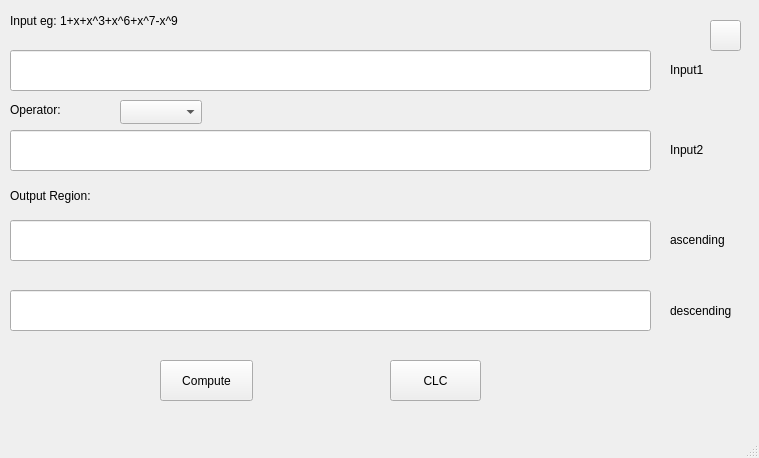
<?xml version="1.0" encoding="UTF-8"?>
<ui version="4.0">
 <class>Sub_Window</class>
 <widget class="QMainWindow" name="Sub_Window">
  <property name="geometry">
   <rect>
    <x>0</x>
    <y>0</y>
    <width>759</width>
    <height>458</height>
   </rect>
  </property>
  <property name="windowTitle">
   <string>MainWindow</string>
  </property>
  <widget class="QWidget" name="centralwidget">
   <widget class="QLabel" name="label_3">
    <property name="geometry">
     <rect>
      <x>670</x>
      <y>140</y>
      <width>69</width>
      <height>19</height>
     </rect>
    </property>
    <property name="text">
     <string>Input2</string>
    </property>
   </widget>
   <widget class="QLabel" name="label_2">
    <property name="geometry">
     <rect>
      <x>670</x>
      <y>60</y>
      <width>69</width>
      <height>19</height>
     </rect>
    </property>
    <property name="text">
     <string>Input1</string>
    </property>
   </widget>
   <widget class="QLabel" name="label_6">
    <property name="geometry">
     <rect>
      <x>670</x>
      <y>300</y>
      <width>91</width>
      <height>21</height>
     </rect>
    </property>
    <property name="text">
     <string>descending</string>
    </property>
   </widget>
   <widget class="QLabel" name="label">
    <property name="geometry">
     <rect>
      <x>10</x>
      <y>10</y>
      <width>291</width>
      <height>21</height>
     </rect>
    </property>
    <property name="text">
     <string>Input eg: 1+x+x^3+x^6+x^7-x^9</string>
    </property>
   </widget>
   <widget class="QLabel" name="label_5">
    <property name="geometry">
     <rect>
      <x>670</x>
      <y>230</y>
      <width>81</width>
      <height>20</height>
     </rect>
    </property>
    <property name="text">
     <string>ascending</string>
    </property>
   </widget>
   <widget class="QLabel" name="label_4">
    <property name="geometry">
     <rect>
      <x>10</x>
      <y>100</y>
      <width>121</width>
      <height>19</height>
     </rect>
    </property>
    <property name="text">
     <string>Operator:</string>
    </property>
   </widget>
   <widget class="QComboBox" name="Operator_Choosen">
    <property name="geometry">
     <rect>
      <x>120</x>
      <y>100</y>
      <width>82</width>
      <height>24</height>
     </rect>
    </property>
    <item>
     <property name="text">
      <string/>
     </property>
    </item>
    <item>
     <property name="text">
      <string>+</string>
     </property>
    </item>
    <item>
     <property name="text">
      <string>-</string>
     </property>
    </item>
    <item>
     <property name="text">
      <string>*</string>
     </property>
    </item>
   </widget>
   <widget class="QPushButton" name="CLC_Button">
    <property name="geometry">
     <rect>
      <x>390</x>
      <y>360</y>
      <width>91</width>
      <height>41</height>
     </rect>
    </property>
    <property name="styleSheet">
     <string notr="true">
</string>
    </property>
    <property name="text">
     <string>CLC</string>
    </property>
   </widget>
   <widget class="QLabel" name="label_7">
    <property name="geometry">
     <rect>
      <x>10</x>
      <y>180</y>
      <width>761</width>
      <height>31</height>
     </rect>
    </property>
    <property name="text">
     <string>Output Region:</string>
    </property>
   </widget>
   <widget class="QPushButton" name="Compute_Button">
    <property name="geometry">
     <rect>
      <x>160</x>
      <y>360</y>
      <width>93</width>
      <height>41</height>
     </rect>
    </property>
    <property name="styleSheet">
     <string notr="true">
</string>
    </property>
    <property name="text">
     <string>Compute</string>
    </property>
   </widget>
   <widget class="QLineEdit" name="InputText_1">
    <property name="geometry">
     <rect>
      <x>10</x>
      <y>50</y>
      <width>641</width>
      <height>41</height>
     </rect>
    </property>
    <property name="font">
     <font>
      <pointsize>15</pointsize>
     </font>
    </property>
    <property name="text">
     <string/>
    </property>
   </widget>
   <widget class="QLineEdit" name="InputText_2">
    <property name="geometry">
     <rect>
      <x>10</x>
      <y>130</y>
      <width>641</width>
      <height>41</height>
     </rect>
    </property>
    <property name="font">
     <font>
      <pointsize>15</pointsize>
     </font>
    </property>
   </widget>
   <widget class="QLineEdit" name="OutputText_1">
    <property name="geometry">
     <rect>
      <x>10</x>
      <y>220</y>
      <width>641</width>
      <height>41</height>
     </rect>
    </property>
    <property name="font">
     <font>
      <pointsize>15</pointsize>
     </font>
    </property>
   </widget>
   <widget class="QLineEdit" name="OutputText_2">
    <property name="geometry">
     <rect>
      <x>10</x>
      <y>290</y>
      <width>641</width>
      <height>41</height>
     </rect>
    </property>
    <property name="font">
     <font>
      <pointsize>15</pointsize>
     </font>
    </property>
   </widget>
   <widget class="QPushButton" name="History_Rec1">
    <property name="geometry">
     <rect>
      <x>710</x>
      <y>20</y>
      <width>31</width>
      <height>31</height>
     </rect>
    </property>
    <property name="styleSheet">
     <string notr="true"/>
    </property>
    <property name="text">
     <string/>
    </property>
   </widget>
  </widget>
  <widget class="QMenuBar" name="menubar">
   <property name="geometry">
    <rect>
     <x>0</x>
     <y>0</y>
     <width>759</width>
     <height>25</height>
    </rect>
   </property>
  </widget>
  <widget class="QStatusBar" name="statusbar"/>
 </widget>
 <resources/>
 <connections/>
</ui>
